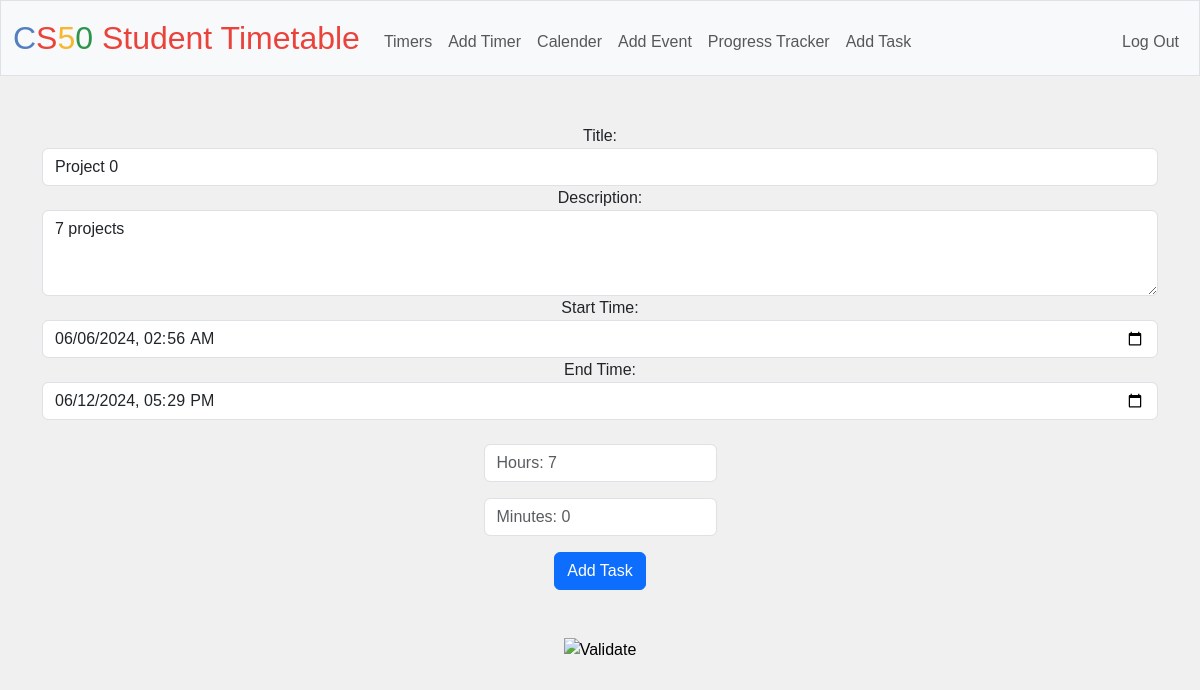
Page /update_task/23 (signed in) on the committed database.
### tables this page shows
CREATE TABLE trackers (
id INTEGER PRIMARY KEY AUTOINCREMENT,
userid INTEGER NOT NULL,
title TEXT NOT NULL,
description TEXT,
start_time TEXT NOT NULL,
end_time TEXT NOT NULL,
rhours INTEGER, rminutes INTEGER,
progress INTEGER,
left INTEGER, hours, minutess, minutes,
FOREIGN KEY(userid) REFERENCES users(id)
);

### app.py (the view, shortened to what this page needs)
@app.route("/update_task/<int:task_id>", methods=["GET", "POST"])
@login_required
def update_task(task_id):
    if request.method == "GET":
        task = db.execute("SELECT * FROM trackers WHERE id = ? AND userid = ?", task_id, session.get("user_id"))
        if not task:
            return apology("Event not found", 404)
        return render_template("update_task.html", task=task[0])

### app.py (called while the page is built)
@app.after_request
def after_request(response):
    response.headers["Cache-Control"] = "no-cache, no-store, must-revalidate"
    response.headers["Expires"] = 0
    response.headers["Pragma"] = "no-cache"
    return response

### helpers.py (called while the page is built)
def login_required(f):
    @wraps(f)
    def decorated_function(*args, **kwargs):
        if session.get("user_id") is None:
            return redirect("/login")
        return f(*args, **kwargs)
    return decorated_function

### templates/update_task.html (shortened to what this page needs)
{% extends "layout.html" %}
{% block main %}
    <form action="/update_task/{{ task.id }}" method="post">
        <div class="form-group">
            <label for="title">Title:</label>
            <input type="text" class="form-control" id="title" name="title" value="{{ task.title }}"  required>
        </div>
        <div class="form-group">
            <label for="description">Description:</label>
            <textarea class="form-control" id="description" name="description" rows="3">{{ task.description }}</textarea>
        </div>
        <div class="form-group">
            <label for="start_time">Start Time:</label>
            <input type="datetime-local" class="form-control" id="start_time" name="start_time" value="{{ task.start_time|replace(' ', ' ') }}" required>
        </div>
        <div class="form-group">
            <label for="end_time">End Time:</label>
            <input type="datetime-local" class="form-control" id="end_time" name="end_time" value="{{ task.end_time|replace(' ', ' ') }}" required>
        </div>
        <br>
        <div class="mb-3">
            <input autocomplete="off" autofocus class="form-control mx-auto w-auto" name="hours" placeholder="Hours: {{task.rhours}}" type="number" >
        </div>
        <div class="mb-3">
            <input autocomplete="off" autofocus class="form-control mx-auto w-auto" name="minutes" placeholder="Minutes: {{task.rminutes}}" type="number" >
        </div>
        <button type="submit" class="btn btn-primary">Add Task</button>
    </form>
{% endblock %}

### static/styles.css (style rules this page uses)
body { font-family: 'Arial', sans-serif; margin: 0; background-color: #f0f0f0; }

### rows in the picture
trackers: title "Project 0", description "7 projects", start_time "06/06/2024 02:56", end_time "06/12/2024 17:29", hours "Hours: 7", minutes "Minutes: 0"
